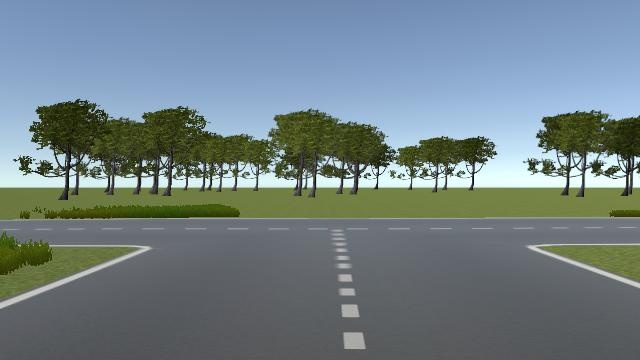
#> input picture image/lane.jpg, 640 x 360 px, found by its file name
$ python hsv.py
#> lines starting #> are read from the running program, lines starting #| are printed output that depends on the picture; after the words box and inside, x2 and y2 are one past the last pixel; in counts of white or black regions, pixels touching at a corner belong together
import cv2
import numpy as np

# read input image
img = cv2.imread('lane.jpg')
#> img is the input picture: shape (360, 640, 3); mean B, G, R 133.9, 129.1, 114.3
img = cv2.GaussianBlur(img, (3,3), cv2.BORDER_DEFAULT)
img = img[190:,:]
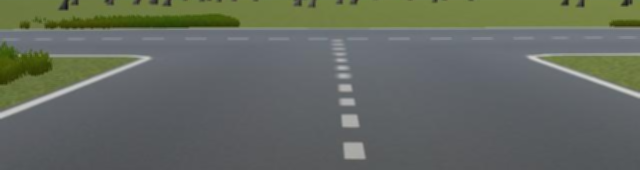
#> img: shape (170, 640, 3); mean B, G, R 96.1, 105.2, 99.6
# Convert BGR to HSV
hsv = cv2.cvtColor(img, cv2.COLOR_BGR2HSV)
#> hsv: shape (170, 640, 3); mean H, S, V 89.9, 43.9, 108.9

# define range of blue color in HSV
lower_yellow = np.array([15,50,180])
upper_yellow = np.array([40,255,255])

lower_green = np.array([128, 128, 128], dtype="uint8")
upper_green = np.array([200, 200, 200], dtype="uint8")

lower_white = np.array([200, 200, 200], dtype="uint8")
upper_white = np.array([255, 255, 255], dtype="uint8")

# Create a mask. Threshold the HSV image to get only yellow colors

# mask = cv2.inRange(hsv, lower_yellow, upper_yellow)
mask = cv2.inRange(img, lower_green, upper_green)
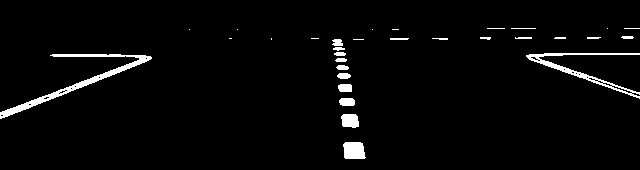
#> mask: shape (170, 640); 3.1% white; 31 white regions (11 under 20 px), largest, box (x1, y1, x2, y2) and area: (0, 54, 152, 119) 1165, (526, 53, 640, 99) 780, (343, 142, 366, 159) 343
# mask = cv2.inRange(img, lower_white, upper_white)
# Bitwise-AND mask and original image
result = cv2.bitwise_and(img,img, mask= mask)
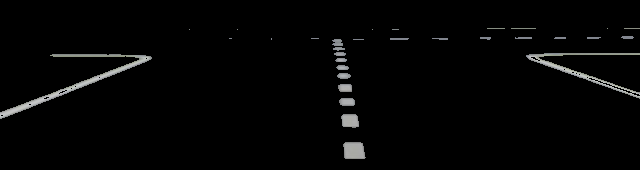
#> result: shape (170, 640, 3); mean B, G, R 4.9, 4.9, 4.8
img_canny = cv2.Canny(result, 50, 100)
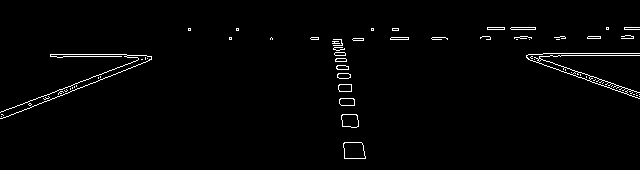
#> img_canny: shape (170, 640); 1.7% white in thin lines or dots, all inside (x1, y1, x2, y2) = (0, 27, 640, 159)

# display the mask and masked image
cv2.imshow('Mask',hsv)
cv2.imshow('Masked Image',result)
cv2.imshow('Canny',img_canny)
cv2.waitKey(0)
cv2.destroyAllWindows()
